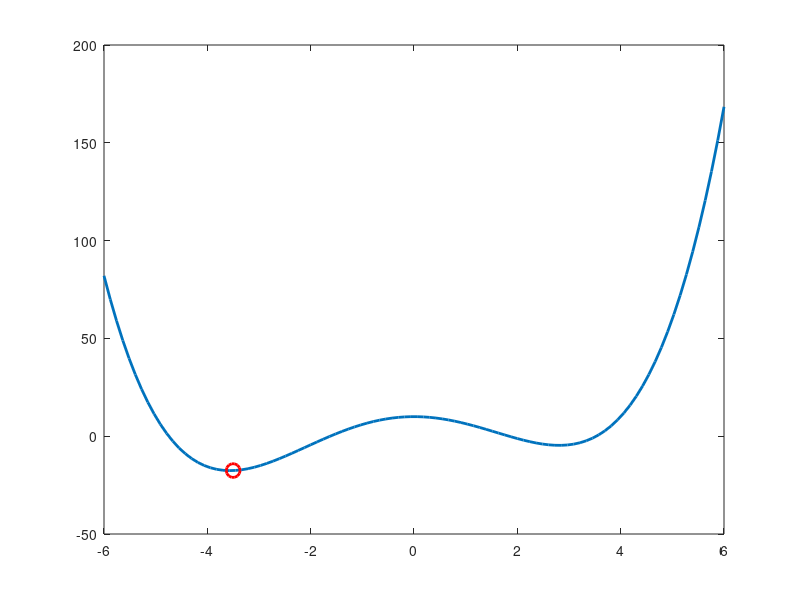

Here is the MATLAB script that generated this plot:
    x=-1;
    d=0.5;
fun = @(x) 0.2*x.^4 + 0.2*x.^3 - 4*x.^2 + 10;

    x_values = linspace(-6, 6, 100);
    y_values = fun(x_values);

    plot(x_values, y_values, 'LineWidth', 2);
    hold on;

    answer = [x, fun(x)];
    while true
        y = fun(x);
        xL = x - d;
        xP = x + d;
        yL = fun(xL);
        yP = fun(xP);

        if (yL >= y && yP >= y)
            answer = [x, y];
            break;
        end

        if (yL < y)
            x = xL;
        end

        if (yP < y)
            x = xP;
        end
    end

    plot(answer(1), answer(2), 'ro', 'MarkerSize', 10, 'LineWidth', 2);
    


    hold off;